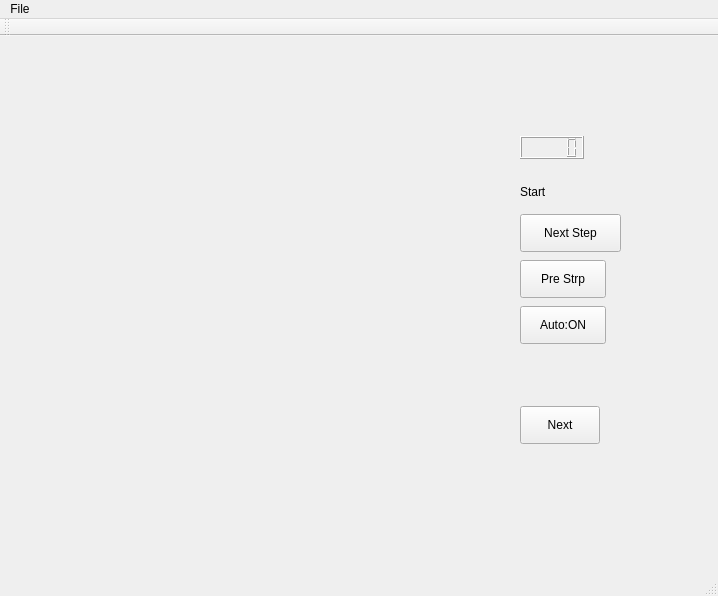
<?xml version="1.0" encoding="UTF-8"?>
<ui version="4.0">
 <class>MainWindow</class>
 <widget class="QMainWindow" name="MainWindow">
  <property name="geometry">
   <rect>
    <x>0</x>
    <y>0</y>
    <width>718</width>
    <height>596</height>
   </rect>
  </property>
  <property name="windowTitle">
   <string>DMFB</string>
  </property>
  <widget class="QWidget" name="centralWidget">
   <widget class="QPushButton" name="nextStepButton">
    <property name="geometry">
     <rect>
      <x>520</x>
      <y>178</y>
      <width>101</width>
      <height>38</height>
     </rect>
    </property>
    <property name="text">
     <string>Next Step</string>
    </property>
   </widget>
   <widget class="QPushButton" name="preStepButton">
    <property name="geometry">
     <rect>
      <x>520</x>
      <y>224</y>
      <width>86</width>
      <height>38</height>
     </rect>
    </property>
    <property name="text">
     <string>Pre Strp</string>
    </property>
   </widget>
   <widget class="QLabel" name="stateLabel">
    <property name="geometry">
     <rect>
      <x>520</x>
      <y>142</y>
      <width>45</width>
      <height>28</height>
     </rect>
    </property>
    <property name="text">
     <string>Start</string>
    </property>
   </widget>
   <widget class="QPushButton" name="stateButton">
    <property name="geometry">
     <rect>
      <x>520</x>
      <y>370</y>
      <width>80</width>
      <height>38</height>
     </rect>
    </property>
    <property name="text">
     <string>Next</string>
    </property>
   </widget>
   <widget class="QLCDNumber" name="lcdNumber">
    <property name="geometry">
     <rect>
      <x>520</x>
      <y>100</y>
      <width>64</width>
      <height>23</height>
     </rect>
    </property>
   </widget>
   <widget class="QPushButton" name="AutoButton">
    <property name="geometry">
     <rect>
      <x>520</x>
      <y>270</y>
      <width>86</width>
      <height>38</height>
     </rect>
    </property>
    <property name="text">
     <string>Auto:ON</string>
    </property>
   </widget>
  </widget>
  <widget class="QToolBar" name="mainToolBar">
   <attribute name="toolBarArea">
    <enum>TopToolBarArea</enum>
   </attribute>
   <attribute name="toolBarBreak">
    <bool>false</bool>
   </attribute>
  </widget>
  <widget class="QStatusBar" name="statusBar"/>
  <widget class="QMenuBar" name="menuBar">
   <property name="geometry">
    <rect>
     <x>0</x>
     <y>0</y>
     <width>718</width>
     <height>33</height>
    </rect>
   </property>
   <widget class="QMenu" name="menuFile">
    <property name="title">
     <string>File</string>
    </property>
    <addaction name="actionStart"/>
    <addaction name="actionExit"/>
   </widget>
   <addaction name="menuFile"/>
  </widget>
  <action name="actionStart">
   <property name="text">
    <string>Start</string>
   </property>
   <property name="shortcut">
    <string>Ctrl+O</string>
   </property>
  </action>
  <action name="actionExit">
   <property name="text">
    <string>Exit</string>
   </property>
   <property name="shortcut">
    <string>Ctrl+X</string>
   </property>
  </action>
 </widget>
 <layoutdefault spacing="6" margin="11"/>
 <resources/>
 <connections/>
</ui>
